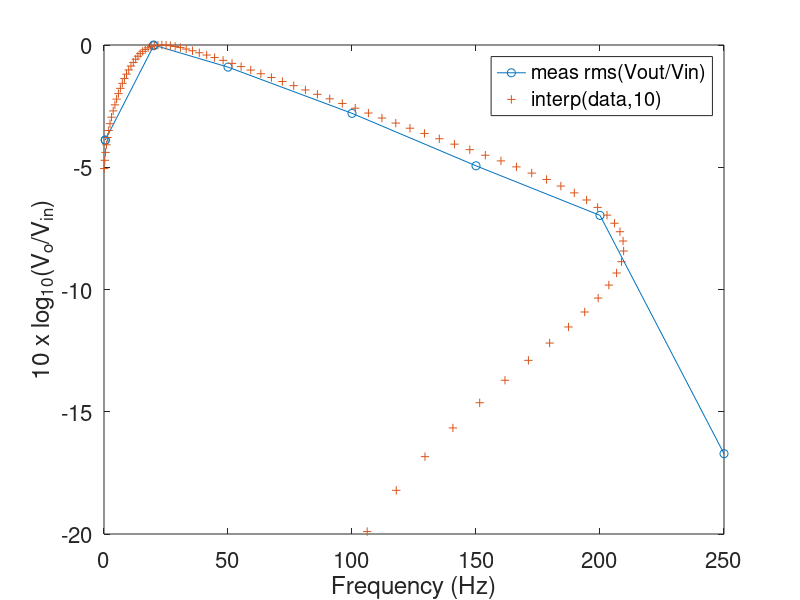

MATLAB code to generate this figure:

close all; clear all; clc

f = [0.5 0.5 20 20 50 100 150 200 250]

rmsIn = 707.1067812;
rmsOut = [843 843 2051 2065 1677 1085 662 415 44];

houtIn = rmsOut./rmsIn;
plot(f,10*log10(houtIn/max(houtIn)),'-o')
xlabel('Frequency (Hz)')
ylabel('10 x log_{10}(V_{o}/V_{in})')
set(gca,'FontSize',16);
hold on
houtIn_interp = interp(houtIn,10);
ff_interp = interp(f,10);
plot(ff_interp,10*log10(houtIn_interp/max(houtIn_interp)),'+')
axis([0 250 -20 0])
legend('meas rms(Vout/Vin)','interp(data,10)')